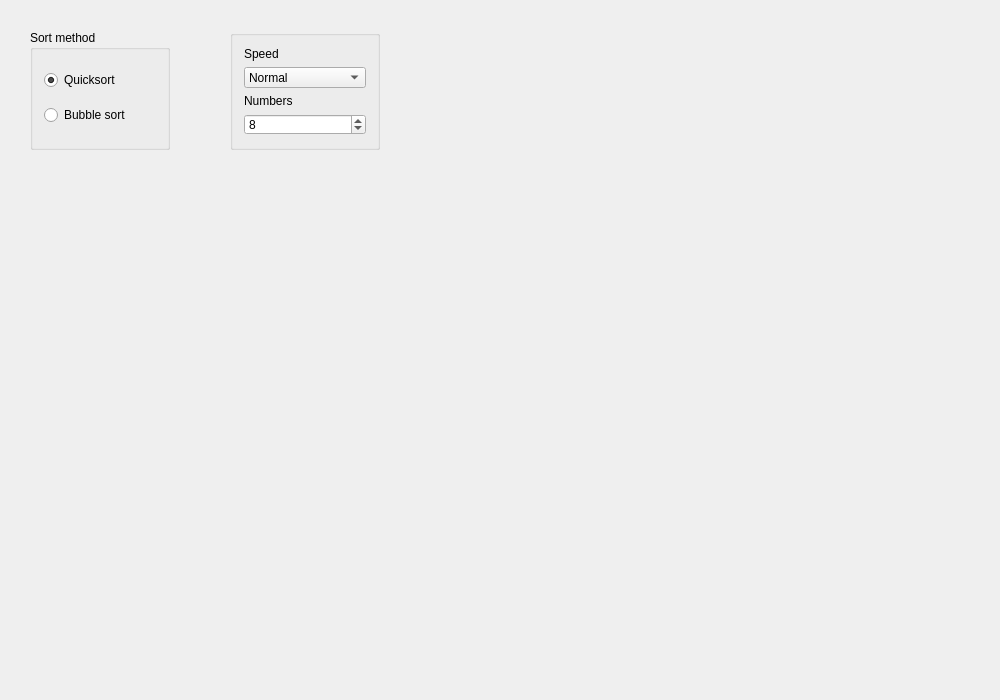
<?xml version="1.0" encoding="UTF-8"?>
<ui version="4.0">
 <class>window</class>
 <widget class="QDialog" name="window">
  <property name="geometry">
   <rect>
    <x>0</x>
    <y>0</y>
    <width>1000</width>
    <height>700</height>
   </rect>
  </property>
  <property name="sizePolicy">
   <sizepolicy hsizetype="Fixed" vsizetype="Fixed">
    <horstretch>0</horstretch>
    <verstretch>0</verstretch>
   </sizepolicy>
  </property>
  <property name="minimumSize">
   <size>
    <width>1000</width>
    <height>700</height>
   </size>
  </property>
  <property name="maximumSize">
   <size>
    <width>1000</width>
    <height>700</height>
   </size>
  </property>
  <property name="windowTitle">
   <string>window</string>
  </property>
  <widget class="QGroupBox" name="groupBox">
   <property name="geometry">
    <rect>
     <x>30</x>
     <y>30</y>
     <width>140</width>
     <height>120</height>
    </rect>
   </property>
   <property name="title">
    <string>Sort method</string>
   </property>
   <layout class="QVBoxLayout" name="verticalLayout">
    <item>
     <widget class="QRadioButton" name="quickRadio">
      <property name="text">
       <string>Quicksort</string>
      </property>
      <property name="checked">
       <bool>true</bool>
      </property>
     </widget>
    </item>
    <item>
     <widget class="QRadioButton" name="bubbleRadio">
      <property name="text">
       <string>Bubble sort</string>
      </property>
     </widget>
    </item>
   </layout>
  </widget>
  <widget class="QGroupBox" name="groupBox1">
   <property name="geometry">
    <rect>
     <x>230</x>
     <y>30</y>
     <width>150</width>
     <height>120</height>
    </rect>
   </property>
   <layout class="QVBoxLayout" name="verticalLayout_2">
    <item>
     <widget class="QLabel" name="label">
      <property name="text">
       <string>Speed</string>
      </property>
      <property name="alignment">
       <set>Qt::AlignBottom|Qt::AlignLeading|Qt::AlignLeft</set>
      </property>
     </widget>
    </item>
    <item>
     <widget class="QComboBox" name="speedBox">
      <item>
       <property name="text">
        <string>Normal</string>
       </property>
      </item>
      <item>
       <property name="text">
        <string>Speed x1.2</string>
       </property>
      </item>
      <item>
       <property name="text">
        <string>Speed x1.5</string>
       </property>
      </item>
      <item>
       <property name="text">
        <string>Speed x1.8</string>
       </property>
      </item>
      <item>
       <property name="text">
        <string>Speed x2.0</string>
       </property>
      </item>
      <item>
       <property name="text">
        <string>Speed x2.5</string>
       </property>
      </item>
     </widget>
    </item>
    <item>
     <widget class="QLabel" name="label_2">
      <property name="text">
       <string>Numbers</string>
      </property>
      <property name="alignment">
       <set>Qt::AlignBottom|Qt::AlignLeading|Qt::AlignLeft</set>
      </property>
     </widget>
    </item>
    <item>
     <widget class="QSpinBox" name="spinBox">
      <property name="minimum">
       <number>2</number>
      </property>
      <property name="maximum">
       <number>15</number>
      </property>
      <property name="value">
       <number>8</number>
      </property>
     </widget>
    </item>
   </layout>
  </widget>
 </widget>
 <layoutdefault spacing="6" margin="11"/>
 <resources/>
 <connections/>
</ui>
